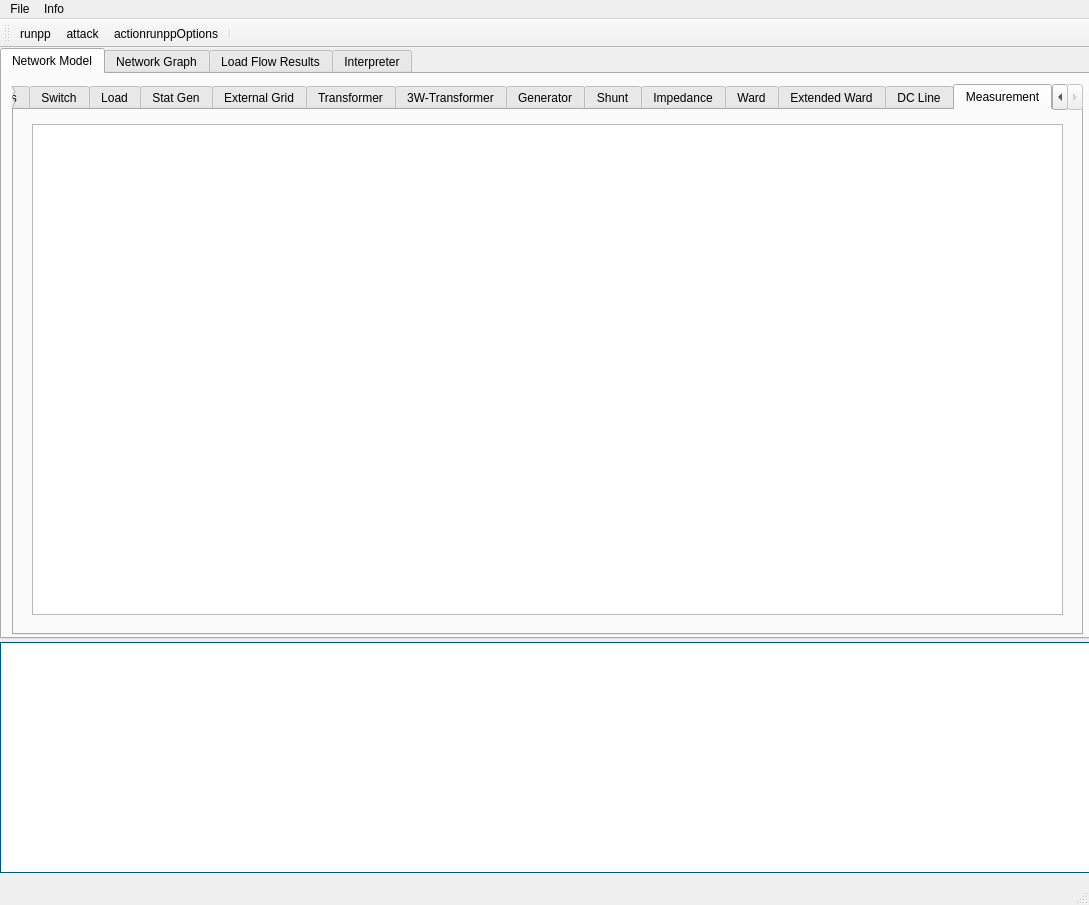
<?xml version="1.0" encoding="UTF-8"?>
<ui version="4.0">
 <class>pandapower</class>
 <widget class="QMainWindow" name="pandapower">
  <property name="geometry">
   <rect>
    <x>0</x>
    <y>0</y>
    <width>1089</width>
    <height>905</height>
   </rect>
  </property>
  <property name="windowTitle">
   <string>pandapower</string>
  </property>
  <widget class="QWidget" name="centralwidget">
   <widget class="QTextBrowser" name="main_message">
    <property name="geometry">
     <rect>
      <x>0</x>
      <y>594</y>
      <width>1091</width>
      <height>231</height>
     </rect>
    </property>
    <property name="palette">
     <palette>
      <active>
       <colorrole role="WindowText">
        <brush brushstyle="SolidPattern">
         <color alpha="255">
          <red>0</red>
          <green>85</green>
          <blue>127</blue>
         </color>
        </brush>
       </colorrole>
       <colorrole role="Button">
        <brush brushstyle="SolidPattern">
         <color alpha="255">
          <red>0</red>
          <green>85</green>
          <blue>255</blue>
         </color>
        </brush>
       </colorrole>
       <colorrole role="Light">
        <brush brushstyle="SolidPattern">
         <color alpha="255">
          <red>127</red>
          <green>170</green>
          <blue>255</blue>
         </color>
        </brush>
       </colorrole>
       <colorrole role="Midlight">
        <brush brushstyle="SolidPattern">
         <color alpha="255">
          <red>63</red>
          <green>127</green>
          <blue>255</blue>
         </color>
        </brush>
       </colorrole>
       <colorrole role="Dark">
        <brush brushstyle="SolidPattern">
         <color alpha="255">
          <red>0</red>
          <green>42</green>
          <blue>127</blue>
         </color>
        </brush>
       </colorrole>
       <colorrole role="Mid">
        <brush brushstyle="SolidPattern">
         <color alpha="255">
          <red>0</red>
          <green>56</green>
          <blue>170</blue>
         </color>
        </brush>
       </colorrole>
       <colorrole role="Text">
        <brush brushstyle="SolidPattern">
         <color alpha="255">
          <red>0</red>
          <green>0</green>
          <blue>0</blue>
         </color>
        </brush>
       </colorrole>
       <colorrole role="BrightText">
        <brush brushstyle="SolidPattern">
         <color alpha="255">
          <red>255</red>
          <green>255</green>
          <blue>255</blue>
         </color>
        </brush>
       </colorrole>
       <colorrole role="ButtonText">
        <brush brushstyle="SolidPattern">
         <color alpha="255">
          <red>0</red>
          <green>0</green>
          <blue>0</blue>
         </color>
        </brush>
       </colorrole>
       <colorrole role="Base">
        <brush brushstyle="SolidPattern">
         <color alpha="255">
          <red>255</red>
          <green>255</green>
          <blue>255</blue>
         </color>
        </brush>
       </colorrole>
       <colorrole role="Window">
        <brush brushstyle="SolidPattern">
         <color alpha="255">
          <red>0</red>
          <green>85</green>
          <blue>255</blue>
         </color>
        </brush>
       </colorrole>
       <colorrole role="Shadow">
        <brush brushstyle="SolidPattern">
         <color alpha="255">
          <red>0</red>
          <green>0</green>
          <blue>0</blue>
         </color>
        </brush>
       </colorrole>
       <colorrole role="AlternateBase">
        <brush brushstyle="SolidPattern">
         <color alpha="255">
          <red>127</red>
          <green>170</green>
          <blue>255</blue>
         </color>
        </brush>
       </colorrole>
       <colorrole role="ToolTipBase">
        <brush brushstyle="SolidPattern">
         <color alpha="255">
          <red>255</red>
          <green>255</green>
          <blue>220</blue>
         </color>
        </brush>
       </colorrole>
       <colorrole role="ToolTipText">
        <brush brushstyle="SolidPattern">
         <color alpha="255">
          <red>0</red>
          <green>0</green>
          <blue>0</blue>
         </color>
        </brush>
       </colorrole>
      </active>
      <inactive>
       <colorrole role="WindowText">
        <brush brushstyle="SolidPattern">
         <color alpha="255">
          <red>0</red>
          <green>85</green>
          <blue>127</blue>
         </color>
        </brush>
       </colorrole>
       <colorrole role="Button">
        <brush brushstyle="SolidPattern">
         <color alpha="255">
          <red>0</red>
          <green>85</green>
          <blue>255</blue>
         </color>
        </brush>
       </colorrole>
       <colorrole role="Light">
        <brush brushstyle="SolidPattern">
         <color alpha="255">
          <red>127</red>
          <green>170</green>
          <blue>255</blue>
         </color>
        </brush>
       </colorrole>
       <colorrole role="Midlight">
        <brush brushstyle="SolidPattern">
         <color alpha="255">
          <red>63</red>
          <green>127</green>
          <blue>255</blue>
         </color>
        </brush>
       </colorrole>
       <colorrole role="Dark">
        <brush brushstyle="SolidPattern">
         <color alpha="255">
          <red>0</red>
          <green>42</green>
          <blue>127</blue>
         </color>
        </brush>
       </colorrole>
       <colorrole role="Mid">
        <brush brushstyle="SolidPattern">
         <color alpha="255">
          <red>0</red>
          <green>56</green>
          <blue>170</blue>
         </color>
        </brush>
       </colorrole>
       <colorrole role="Text">
        <brush brushstyle="SolidPattern">
         <color alpha="255">
          <red>0</red>
          <green>0</green>
          <blue>0</blue>
         </color>
        </brush>
       </colorrole>
       <colorrole role="BrightText">
        <brush brushstyle="SolidPattern">
         <color alpha="255">
          <red>255</red>
          <green>255</green>
          <blue>255</blue>
         </color>
        </brush>
       </colorrole>
       <colorrole role="ButtonText">
        <brush brushstyle="SolidPattern">
         <color alpha="255">
          <red>0</red>
          <green>0</green>
          <blue>0</blue>
         </color>
        </brush>
       </colorrole>
       <colorrole role="Base">
        <brush brushstyle="SolidPattern">
         <color alpha="255">
          <red>255</red>
          <green>255</green>
          <blue>255</blue>
         </color>
        </brush>
       </colorrole>
       <colorrole role="Window">
        <brush brushstyle="SolidPattern">
         <color alpha="255">
          <red>0</red>
          <green>85</green>
          <blue>255</blue>
         </color>
        </brush>
       </colorrole>
       <colorrole role="Shadow">
        <brush brushstyle="SolidPattern">
         <color alpha="255">
          <red>0</red>
          <green>0</green>
          <blue>0</blue>
         </color>
        </brush>
       </colorrole>
       <colorrole role="AlternateBase">
        <brush brushstyle="SolidPattern">
         <color alpha="255">
          <red>127</red>
          <green>170</green>
          <blue>255</blue>
         </color>
        </brush>
       </colorrole>
       <colorrole role="ToolTipBase">
        <brush brushstyle="SolidPattern">
         <color alpha="255">
          <red>255</red>
          <green>255</green>
          <blue>220</blue>
         </color>
        </brush>
       </colorrole>
       <colorrole role="ToolTipText">
        <brush brushstyle="SolidPattern">
         <color alpha="255">
          <red>0</red>
          <green>0</green>
          <blue>0</blue>
         </color>
        </brush>
       </colorrole>
      </inactive>
      <disabled>
       <colorrole role="WindowText">
        <brush brushstyle="SolidPattern">
         <color alpha="255">
          <red>0</red>
          <green>42</green>
          <blue>127</blue>
         </color>
        </brush>
       </colorrole>
       <colorrole role="Button">
        <brush brushstyle="SolidPattern">
         <color alpha="255">
          <red>0</red>
          <green>85</green>
          <blue>255</blue>
         </color>
        </brush>
       </colorrole>
       <colorrole role="Light">
        <brush brushstyle="SolidPattern">
         <color alpha="255">
          <red>127</red>
          <green>170</green>
          <blue>255</blue>
         </color>
        </brush>
       </colorrole>
       <colorrole role="Midlight">
        <brush brushstyle="SolidPattern">
         <color alpha="255">
          <red>63</red>
          <green>127</green>
          <blue>255</blue>
         </color>
        </brush>
       </colorrole>
       <colorrole role="Dark">
        <brush brushstyle="SolidPattern">
         <color alpha="255">
          <red>0</red>
          <green>42</green>
          <blue>127</blue>
         </color>
        </brush>
       </colorrole>
       <colorrole role="Mid">
        <brush brushstyle="SolidPattern">
         <color alpha="255">
          <red>0</red>
          <green>56</green>
          <blue>170</blue>
         </color>
        </brush>
       </colorrole>
       <colorrole role="Text">
        <brush brushstyle="SolidPattern">
         <color alpha="255">
          <red>0</red>
          <green>42</green>
          <blue>127</blue>
         </color>
        </brush>
       </colorrole>
       <colorrole role="BrightText">
        <brush brushstyle="SolidPattern">
         <color alpha="255">
          <red>255</red>
          <green>255</green>
          <blue>255</blue>
         </color>
        </brush>
       </colorrole>
       <colorrole role="ButtonText">
        <brush brushstyle="SolidPattern">
         <color alpha="255">
          <red>0</red>
          <green>42</green>
          <blue>127</blue>
         </color>
        </brush>
       </colorrole>
       <colorrole role="Base">
        <brush brushstyle="SolidPattern">
         <color alpha="255">
          <red>0</red>
          <green>85</green>
          <blue>255</blue>
         </color>
        </brush>
       </colorrole>
       <colorrole role="Window">
        <brush brushstyle="SolidPattern">
         <color alpha="255">
          <red>0</red>
          <green>85</green>
          <blue>255</blue>
         </color>
        </brush>
       </colorrole>
       <colorrole role="Shadow">
        <brush brushstyle="SolidPattern">
         <color alpha="255">
          <red>0</red>
          <green>0</green>
          <blue>0</blue>
         </color>
        </brush>
       </colorrole>
       <colorrole role="AlternateBase">
        <brush brushstyle="SolidPattern">
         <color alpha="255">
          <red>0</red>
          <green>85</green>
          <blue>255</blue>
         </color>
        </brush>
       </colorrole>
       <colorrole role="ToolTipBase">
        <brush brushstyle="SolidPattern">
         <color alpha="255">
          <red>255</red>
          <green>255</green>
          <blue>220</blue>
         </color>
        </brush>
       </colorrole>
       <colorrole role="ToolTipText">
        <brush brushstyle="SolidPattern">
         <color alpha="255">
          <red>0</red>
          <green>0</green>
          <blue>0</blue>
         </color>
        </brush>
       </colorrole>
      </disabled>
     </palette>
    </property>
    <property name="font">
     <font>
      <pointsize>10</pointsize>
      <weight>75</weight>
      <bold>true</bold>
     </font>
    </property>
    <property name="cursor" stdset="0">
     <cursorShape>ArrowCursor</cursorShape>
    </property>
    <property name="frameShape">
     <enum>QFrame::Box</enum>
    </property>
    <property name="frameShadow">
     <enum>QFrame::Plain</enum>
    </property>
   </widget>
   <widget class="QTabWidget" name="tabWidget">
    <property name="geometry">
     <rect>
      <x>0</x>
      <y>0</y>
      <width>1091</width>
      <height>591</height>
     </rect>
    </property>
    <property name="currentIndex">
     <number>0</number>
    </property>
    <widget class="QWidget" name="inspect">
     <attribute name="title">
      <string>Network Model</string>
     </attribute>
     <widget class="QTabWidget" name="tabWidget_inspect">
      <property name="enabled">
       <bool>true</bool>
      </property>
      <property name="geometry">
       <rect>
        <x>10</x>
        <y>10</y>
        <width>1071</width>
        <height>551</height>
       </rect>
      </property>
      <property name="focusPolicy">
       <enum>Qt::TabFocus</enum>
      </property>
      <property name="layoutDirection">
       <enum>Qt::LeftToRight</enum>
      </property>
      <property name="tabPosition">
       <enum>QTabWidget::North</enum>
      </property>
      <property name="tabShape">
       <enum>QTabWidget::Rounded</enum>
      </property>
      <property name="currentIndex">
       <number>14</number>
      </property>
      <property name="elideMode">
       <enum>Qt::ElideNone</enum>
      </property>
      <property name="documentMode">
       <bool>false</bool>
      </property>
      <property name="movable">
       <bool>false</bool>
      </property>
      <property name="tabBarAutoHide">
       <bool>false</bool>
      </property>
      <widget class="QWidget" name="inspect_bus_tab">
       <attribute name="title">
        <string>Bus</string>
       </attribute>
      </widget>
      <widget class="QWidget" name="inspect_line_tab">
       <attribute name="title">
        <string>Lines</string>
       </attribute>
      </widget>
      <widget class="QWidget" name="inspect_switch_tab">
       <property name="enabled">
        <bool>false</bool>
       </property>
       <attribute name="title">
        <string>Switch</string>
       </attribute>
      </widget>
      <widget class="QWidget" name="inspect_load_tab">
       <attribute name="title">
        <string>Load</string>
       </attribute>
      </widget>
      <widget class="QWidget" name="inspect_sgen_tab">
       <attribute name="title">
        <string>Stat Gen</string>
       </attribute>
      </widget>
      <widget class="QWidget" name="inspect_ext_grid_tab_2">
       <attribute name="title">
        <string>External Grid</string>
       </attribute>
      </widget>
      <widget class="QWidget" name="inspect_transformer_tab">
       <attribute name="title">
        <string>Transformer</string>
       </attribute>
      </widget>
      <widget class="QWidget" name="inspect_transformer3w_tab">
       <attribute name="title">
        <string>3W-Transformer</string>
       </attribute>
      </widget>
      <widget class="QWidget" name="inspect_gen_tab">
       <attribute name="title">
        <string>Generator</string>
       </attribute>
      </widget>
      <widget class="QWidget" name="inspect_shunt_tab">
       <attribute name="title">
        <string>Shunt</string>
       </attribute>
      </widget>
      <widget class="QWidget" name="inspect_impedance_tab">
       <attribute name="title">
        <string>Impedance</string>
       </attribute>
      </widget>
      <widget class="QWidget" name="inspect_ward_tab">
       <attribute name="title">
        <string>Ward</string>
       </attribute>
      </widget>
      <widget class="QWidget" name="inspect_xward_tab">
       <attribute name="title">
        <string>Extended Ward</string>
       </attribute>
      </widget>
      <widget class="QWidget" name="inspect_dcline_tab">
       <attribute name="title">
        <string>DC Line</string>
       </attribute>
      </widget>
      <widget class="QWidget" name="inspect_measurement_tab">
       <attribute name="title">
        <string>Measurement</string>
       </attribute>
      </widget>
     </widget>
     <widget class="QTableWidget" name="element_table">
      <property name="geometry">
       <rect>
        <x>30</x>
        <y>50</y>
        <width>1031</width>
        <height>491</height>
       </rect>
      </property>
      <attribute name="verticalHeaderVisible">
       <bool>false</bool>
      </attribute>
     </widget>
    </widget>
    <widget class="QWidget" name="tab">
     <attribute name="title">
      <string>Network Graph</string>
     </attribute>
     <widget class="QTextBrowser" name="build_message">
      <property name="geometry">
       <rect>
        <x>10</x>
        <y>400</y>
        <width>221</width>
        <height>161</height>
       </rect>
      </property>
      <property name="frameShape">
       <enum>QFrame::Box</enum>
      </property>
     </widget>
     <widget class="QGroupBox" name="groupBox">
      <property name="geometry">
       <rect>
        <x>20</x>
        <y>20</y>
        <width>121</width>
        <height>281</height>
       </rect>
      </property>
      <property name="title">
       <string>Mode</string>
      </property>
      <widget class="QRadioButton" name="create_bus">
       <property name="geometry">
        <rect>
         <x>10</x>
         <y>50</y>
         <width>82</width>
         <height>17</height>
        </rect>
       </property>
       <property name="text">
        <string>Create Bus</string>
       </property>
      </widget>
      <widget class="QRadioButton" name="create_line">
       <property name="geometry">
        <rect>
         <x>10</x>
         <y>80</y>
         <width>82</width>
         <height>17</height>
        </rect>
       </property>
       <property name="text">
        <string>Create Line</string>
       </property>
      </widget>
      <widget class="QRadioButton" name="create_trafo">
       <property name="geometry">
        <rect>
         <x>10</x>
         <y>110</y>
         <width>82</width>
         <height>17</height>
        </rect>
       </property>
       <property name="text">
        <string>Create Trafo</string>
       </property>
      </widget>
      <widget class="QRadioButton" name="create_edit_elements">
       <property name="geometry">
        <rect>
         <x>10</x>
         <y>20</y>
         <width>82</width>
         <height>17</height>
        </rect>
       </property>
       <property name="text">
        <string>Edit Elements</string>
       </property>
       <property name="checked">
        <bool>true</bool>
       </property>
      </widget>
      <widget class="QRadioButton" name="create_ext_grid">
       <property name="geometry">
        <rect>
         <x>10</x>
         <y>140</y>
         <width>101</width>
         <height>17</height>
        </rect>
       </property>
       <property name="text">
        <string>Create Ext grid</string>
       </property>
      </widget>
      <widget class="QRadioButton" name="create_load">
       <property name="geometry">
        <rect>
         <x>10</x>
         <y>170</y>
         <width>82</width>
         <height>17</height>
        </rect>
       </property>
       <property name="text">
        <string>Create Load</string>
       </property>
      </widget>
      <widget class="QRadioButton" name="create_gen">
       <property name="geometry">
        <rect>
         <x>10</x>
         <y>200</y>
         <width>82</width>
         <height>17</height>
        </rect>
       </property>
       <property name="text">
        <string>Create Gen</string>
       </property>
      </widget>
      <widget class="QRadioButton" name="create_sgen">
       <property name="geometry">
        <rect>
         <x>10</x>
         <y>230</y>
         <width>82</width>
         <height>17</height>
        </rect>
       </property>
       <property name="text">
        <string>Create sGen</string>
       </property>
      </widget>
     </widget>
     <widget class="QWidget" name="main_build_frame" native="true">
      <property name="geometry">
       <rect>
        <x>250</x>
        <y>10</y>
        <width>811</width>
        <height>551</height>
       </rect>
      </property>
      <property name="sizePolicy">
       <sizepolicy hsizetype="Expanding" vsizetype="Preferred">
        <horstretch>0</horstretch>
        <verstretch>0</verstretch>
       </sizepolicy>
      </property>
      <layout class="QVBoxLayout" name="gridLayout"/>
     </widget>
    </widget>
    <widget class="QWidget" name="res">
     <attribute name="title">
      <string>Load Flow Results</string>
     </attribute>
     <widget class="QTabWidget" name="tabWidget_result">
      <property name="enabled">
       <bool>true</bool>
      </property>
      <property name="geometry">
       <rect>
        <x>10</x>
        <y>10</y>
        <width>1071</width>
        <height>551</height>
       </rect>
      </property>
      <property name="focusPolicy">
       <enum>Qt::TabFocus</enum>
      </property>
      <property name="layoutDirection">
       <enum>Qt::LeftToRight</enum>
      </property>
      <property name="tabPosition">
       <enum>QTabWidget::North</enum>
      </property>
      <property name="tabShape">
       <enum>QTabWidget::Rounded</enum>
      </property>
      <property name="currentIndex">
       <number>3</number>
      </property>
      <property name="elideMode">
       <enum>Qt::ElideNone</enum>
      </property>
      <property name="documentMode">
       <bool>false</bool>
      </property>
      <property name="movable">
       <bool>false</bool>
      </property>
      <property name="tabBarAutoHide">
       <bool>false</bool>
      </property>
      <widget class="QWidget" name="results_bus_tab">
       <attribute name="title">
        <string>Bus</string>
       </attribute>
      </widget>
      <widget class="QWidget" name="results_line_tab">
       <attribute name="title">
        <string>Lines</string>
       </attribute>
      </widget>
      <widget class="QWidget" name="results_load_tab">
       <attribute name="title">
        <string>Load</string>
       </attribute>
      </widget>
      <widget class="QWidget" name="results_sgen_tab">
       <attribute name="title">
        <string>Stat Gen</string>
       </attribute>
      </widget>
      <widget class="QWidget" name="results_ext_grid_tab">
       <attribute name="title">
        <string>External Grid</string>
       </attribute>
      </widget>
      <widget class="QWidget" name="results_transformer_tab">
       <attribute name="title">
        <string>Transformer</string>
       </attribute>
      </widget>
      <widget class="QWidget" name="results_transformer3w_tab">
       <attribute name="title">
        <string>3W-Transformer</string>
       </attribute>
      </widget>
      <widget class="QWidget" name="results_gen_tab">
       <attribute name="title">
        <string>Generator</string>
       </attribute>
      </widget>
      <widget class="QWidget" name="results_shunt_tab">
       <attribute name="title">
        <string>Shunt</string>
       </attribute>
      </widget>
      <widget class="QWidget" name="results_ward_tab">
       <attribute name="title">
        <string>Ward</string>
       </attribute>
      </widget>
      <widget class="QWidget" name="results_xward_tab">
       <attribute name="title">
        <string>Extended Ward</string>
       </attribute>
      </widget>
      <widget class="QWidget" name="results_dcline_tab">
       <attribute name="title">
        <string>DC Line</string>
       </attribute>
      </widget>
     </widget>
     <widget class="QTableWidget" name="result_table">
      <property name="geometry">
       <rect>
        <x>30</x>
        <y>50</y>
        <width>1031</width>
        <height>491</height>
       </rect>
      </property>
      <attribute name="verticalHeaderVisible">
       <bool>false</bool>
      </attribute>
     </widget>
    </widget>
    <widget class="QWidget" name="interpreter">
     <attribute name="title">
      <string>Interpreter</string>
     </attribute>
     <widget class="QWidget" name="verticalLayoutWidget_2">
      <property name="geometry">
       <rect>
        <x>10</x>
        <y>20</y>
        <width>961</width>
        <height>531</height>
       </rect>
      </property>
      <layout class="QVBoxLayout" name="interpreter_vbox"/>
     </widget>
     <widget class="QPushButton" name="runTests">
      <property name="geometry">
       <rect>
        <x>1290</x>
        <y>0</y>
        <width>101</width>
        <height>21</height>
       </rect>
      </property>
      <property name="text">
       <string>Run System Tests</string>
      </property>
     </widget>
    </widget>
   </widget>
  </widget>
  <widget class="QMenuBar" name="menubar">
   <property name="geometry">
    <rect>
     <x>0</x>
     <y>0</y>
     <width>1089</width>
     <height>21</height>
    </rect>
   </property>
   <widget class="QMenu" name="menuFile">
    <property name="title">
     <string>File</string>
    </property>
    <widget class="QMenu" name="menuPandapower_networks">
     <property name="title">
      <string>pandapower networks</string>
     </property>
     <addaction name="actionMV_oberrhein"/>
     <addaction name="actionCase9"/>
    </widget>
    <addaction name="actionNew_Network"/>
    <addaction name="actionLoad"/>
    <addaction name="actionSave"/>
    <addaction name="actionSave_as"/>
    <addaction name="menuPandapower_networks"/>
   </widget>
   <widget class="QMenu" name="menuInfo">
    <property name="title">
     <string>Info</string>
    </property>
    <addaction name="actionAbout"/>
    <addaction name="actionDocumentation"/>
   </widget>
   <addaction name="menuFile"/>
   <addaction name="menuInfo"/>
  </widget>
  <widget class="QStatusBar" name="statusbar"/>
  <widget class="QToolBar" name="toolBar">
   <property name="windowTitle">
    <string>toolBar</string>
   </property>
   <attribute name="toolBarArea">
    <enum>TopToolBarArea</enum>
   </attribute>
   <attribute name="toolBarBreak">
    <bool>false</bool>
   </attribute>
   <addaction name="actionrunpp"/>
   <addaction name="actionattack"/>
   <addaction name="actionrunppOptions"/>
   <addaction name="separator"/>
  </widget>
  <action name="actionLoad">
   <property name="text">
    <string>Load</string>
   </property>
  </action>
  <action name="actionSave">
   <property name="text">
    <string>Save</string>
   </property>
  </action>
  <action name="actionSave_as">
   <property name="text">
    <string>Save as..</string>
   </property>
  </action>
  <action name="actionMV_oberrhein">
   <property name="text">
    <string>mv_oberrhein</string>
   </property>
  </action>
  <action name="actionCase9">
   <property name="text">
    <string>case9</string>
   </property>
  </action>
  <action name="actionrunpp">
   <property name="icon">
    <iconset>
     <normaloff>:/powerflow/runpp.svg</normaloff>:/powerflow/runpp.svg</iconset>
   </property>
   <property name="text">
    <string>runpp</string>
   </property>
   <property name="toolTip">
    <string>Runs a Power Flow</string>
   </property>
  </action>

    <action name="actionattack">
   <property name="icon">
    <iconset>
     <normaloff>:/powerflow/attack.svg</normaloff>:/powerflow/attack.svg</iconset>
   </property>
   <property name="text">
    <string>attack</string>
   </property>
   <property name="toolTip">
    <string>Attack Grid</string>
   </property>
  </action>

  <action name="actionAbout">
   <property name="text">
    <string>About</string>
   </property>
  </action>
  <action name="actionLicense">
   <property name="text">
    <string>License</string>
   </property>
  </action>
  <action name="actionDocumentation">
   <property name="text">
    <string>Documentation</string>
   </property>
  </action>
  <action name="actionNew_Network">
   <property name="text">
    <string>New Network</string>
   </property>
  </action>
  <action name="actionrunppOptions">
   <property name="text">
    <string>actionrunppOptions</string>
   </property>
   <property name="toolTip">
    <string>Power Flow Options</string>
   </property>
  </action>
 </widget>
 <resources/>
 <connections/>
</ui>
